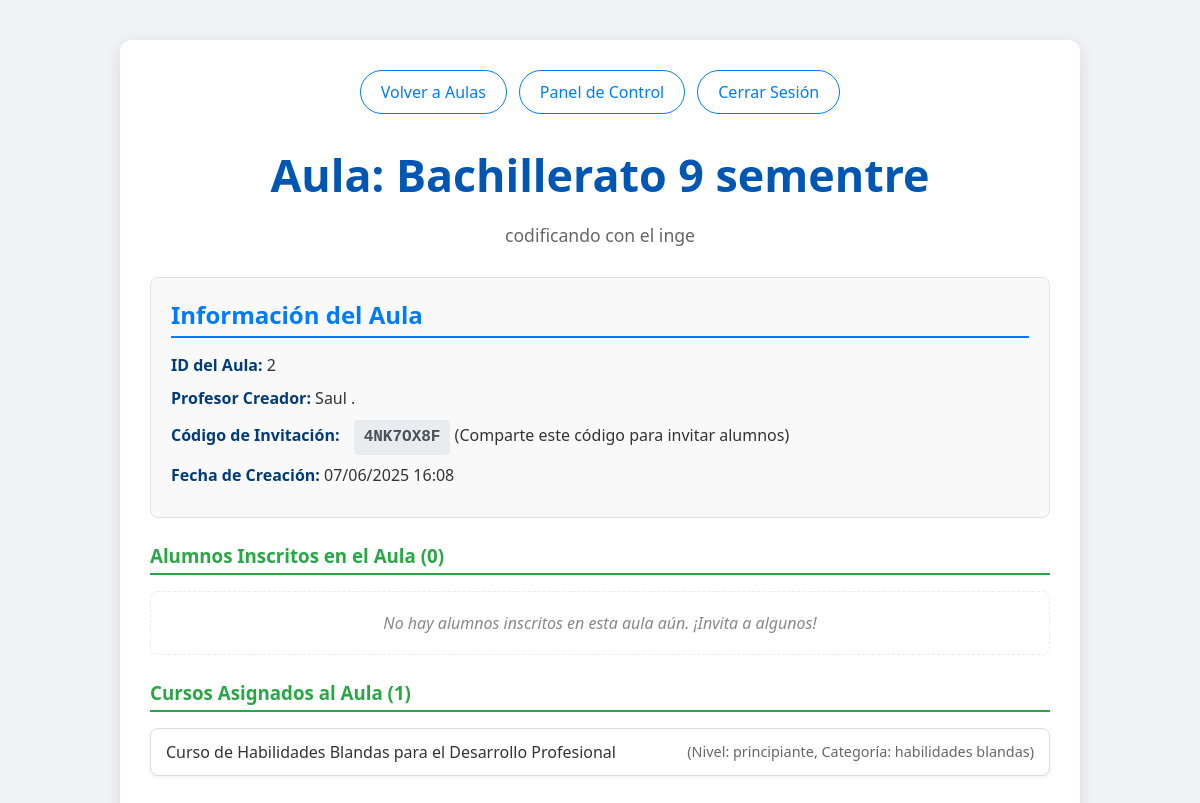
Page /paginas/aulas/ver_aula.php?id=2 (signed in) on the committed database.
### tables this page shows
CREATE TABLE `aulas` (
  `id_aula` int(11) NOT NULL,
  `nombre_aula` varchar(255) NOT NULL,
  `descripcion` text DEFAULT NULL,
  `id_profesor` int(11) NOT NULL,
  `codigo_invitacion` varchar(50) DEFAULT NULL,
  `fecha_creacion` datetime DEFAULT current_timestamp()
);

CREATE TABLE `usuarios` (
  `id_usuario` int(11) NOT NULL,
  `nombre` varchar(100) NOT NULL,
  `apellido` varchar(100) NOT NULL,
  `rol_usuario` varchar(50) NOT NULL DEFAULT 'alumno',
  `email` varchar(255) NOT NULL,
  `password_hash` varchar(255) NOT NULL,
  `google_id` varchar(255) DEFAULT NULL,
  `fecha_nacimiento` date DEFAULT NULL,
  `genero` enum('masculino','femenino','otro') DEFAULT NULL,
  `telefono` varchar(20) DEFAULT NULL,
  `direccion` text DEFAULT NULL,
  `avatar` varchar(255) DEFAULT NULL,
  `rol` enum('admin','profesor','alumno','padre') NOT NULL,
  `fecha_registro` datetime DEFAULT current_timestamp(),
  `ultimo_acceso` datetime DEFAULT NULL,
  `estado` enum('activo','inactivo','suspendido') DEFAULT 'activo',
  `token_recuperacion` varchar(255) DEFAULT NULL,
  `expiracion_token` datetime DEFAULT NULL,
  `password` varchar(255) NOT NULL
);

CREATE TABLE `cursos` (
  `id_curso` int(11) NOT NULL,
  `nombre_curso` varchar(100) NOT NULL,
  `descripcion` text DEFAULT NULL,
  `id_profesor` int(11) DEFAULT NULL,
  `nivel_dificultad` enum('principiante','intermedio','avanzado') DEFAULT NULL,
  `categoria` varchar(50) DEFAULT NULL,
  `imagen_portada` varchar(255) DEFAULT NULL,
  `fecha_creacion` datetime DEFAULT current_timestamp(),
  `estado` enum('activo','inactivo','en_edicion') DEFAULT 'activo',
  `precio` decimal(10,2) DEFAULT 0.00
);

### paginas/aulas/ver_aula.php (the view, shortened to what this page needs)
<?php
include_once '../../includes/db.php';
$aula = null;
$alumnos_aula = [];
$cursos_aula = [];
$mensaje_error = '';
if (isset($_GET['id']) && is_numeric($_GET['id'])) {
    $id_aula = (int)$_GET['id'];
    $sql_aula = "SELECT a.id_aula, a.nombre_aula, a.descripcion, a.codigo_invitacion, a.fecha_creacion,
                        a.id_profesor, u.nombre AS nombre_profesor, u.apellido AS apellido_profesor
                 FROM aulas a
                 INNER JOIN usuarios u ON a.id_profesor = u.id_usuario
                 WHERE a.id_aula = ?";
    $stmt_aula = $conexion->prepare($sql_aula);
    $stmt_aula->bind_param("i", $id_aula);
    $stmt_aula->execute();
    $resultado_aula = $stmt_aula->get_result();
    if ($resultado_aula->num_rows > 0) {
        $aula = $resultado_aula->fetch_assoc();
        $sql_cursos = "SELECT c.id_curso, c.nombre_curso, c.nivel_dificultad, c.categoria
                       FROM aula_cursos ac
                       INNER JOIN cursos c ON ac.id_curso = c.id_curso
                       WHERE ac.id_aula = ?";
        $stmt_cursos = $conexion->prepare($sql_cursos);
        $stmt_cursos->bind_param("i", $id_aula);
        $stmt_cursos->execute();
        $resultado_cursos = $stmt_cursos->get_result();
        while ($fila_curso = $resultado_cursos->fetch_assoc()) {
            $cursos_aula[] = $fila_curso;
        }
    } else {
        $mensaje_error = "Aula no encontrada.";
    }
} else {
    $mensaje_error = "ID de aula no especificado o inválido.";
}
?>
<!DOCTYPE html>
<html lang="es">
<head>
</head>
<body>
    <div class="container">
        <div class="navegacion">
            <a href="<?php echo RUTA_BASE; ?>paginas/aulas/listar_aulas.php">Volver a Aulas</a>
            <a href="<?php echo RUTA_BASE; ?>dashboard.php">Panel de Control</a>
            <a href="<?php echo RUTA_BASE; ?>cerrar_sesion.php">Cerrar Sesión</a>
        </div>
        <?php if ($mensaje_error): ?>
            <p class="mensaje-error"><?php echo $mensaje_error; ?></p>
        <?php elseif ($aula): ?>
            <div class="header">
                <h1>Aula: <?php echo htmlspecialchars($aula['nombre_aula']); ?></h1>
                <p><?php echo nl2br(htmlspecialchars($aula['descripcion'] ?? 'No hay descripción para esta aula.')); ?></p>
            </div>
            <div class="info-section">
                <h2>Información del Aula</h2>
                <p><strong>ID del Aula:</strong> <?php echo htmlspecialchars($aula['id_aula']); ?></p>
                <p>
                    <strong>Profesor Creador:</strong>
                    <?php echo htmlspecialchars($aula['nombre_profesor'] . ' ' . $aula['apellido_profesor']); ?>
                </p>
                <p>
                    <strong>Código de Invitación:</strong>
                    <span class="codigo-invitacion"><?php echo htmlspecialchars($aula['codigo_invitacion'] ?? 'N/A'); ?></span>
                    (Comparte este código para invitar alumnos)
                </p>
                <p><strong>Fecha de Creación:</strong> <?php echo date('d/m/Y H:i', strtotime($aula['fecha_creacion'])); ?></p>
            </div>
            <div class="list-section">
                <h3>Alumnos Inscritos en el Aula (<?php echo count($alumnos_aula); ?>)</h3>
                <?php if (!empty($alumnos_aula)): ?>
                    <ul>
                        <?php foreach ($alumnos_aula as $alumno): ?>
                            <li>
                                <span><?php echo htmlspecialchars($alumno['nombre'] . ' ' . $alumno['apellido']); ?></span>
                                <span class="detail">(<?php echo htmlspecialchars($alumno['email']); ?>)</span>
                                </li>
                        <?php endforeach; ?>
                    </ul>
                <?php else: ?>
                    <p class="no-items">No hay alumnos inscritos en esta aula aún. ¡Invita a algunos!</p>
                <?php endif; ?>
            </div>
            <div class="list-section">
                <h3>Cursos Asignados al Aula (<?php echo count($cursos_aula); ?>)</h3>
                <?php if (!empty($cursos_aula)): ?>
                    <ul>
                        <?php foreach ($cursos_aula as $curso): ?>
                            <li>
                                <span><?php echo htmlspecialchars($curso['nombre_curso']); ?></span>
                                <span class="detail">(Nivel: <?php echo htmlspecialchars($curso['nivel_dificultad']); ?>, Categoría: <?php echo htmlspecialchars($curso['categoria']); ?>)</span>
                                </li>
                        <?php endforeach; ?>
                    </ul>
                <?php else: ?>
                    <p class="no-items">No hay cursos asignados a esta aula. ¡Asigna algunos!</p>
                <?php endif; ?>
            </div>
        <?php endif; ?>
    </div>
</body>
</html>

### paginas/aulas/ver_aula.php (style rules this page uses)
body { font-family: 'Segoe UI', Tahoma, Geneva, Verdana, sans-serif; margin: 0; padding: 20px; background-color: #f0f2f5; color: #333; }
.container { max-width: 900px; margin: 20px auto; padding: 30px; background-color: #ffffff; border-radius: 12px; box-shadow: 0 4px 15px rgba(0,0,0,0.1); }
.header { text-align: center; margin-bottom: 30px; }
.header h1 { color: #0056b3; font-size: 2.8em; margin-bottom: 10px; }
.header p { color: #666; font-size: 1.1em; }
.navegacion { margin-bottom: 30px; text-align: center; display: flex; justify-content: center; flex-wrap: wrap; gap: 12px; }
.navegacion a { text-decoration: none; color: #007bff; padding: 10px 20px; border: 1px solid #007bff; border-radius: 25px; transition: background-color 0.3s ease, color 0.3s ease, transform 0.2s ease; font-weight: 500; white-space: nowrap; }
.info-section { background-color: #f9f9f9; padding: 20px; border-radius: 8px; margin-bottom: 25px; border: 1px solid #e0e0e0; }
.info-section h2 { color: #007bff; margin-top: 0; margin-bottom: 15px; border-bottom: 2px solid #007bff; padding-bottom: 5px; }
.info-section p { margin: 8px 0; line-height: 1.6; }
.info-section strong { color: #003b7a; }
.codigo-invitacion { font-family: 'Courier New', Courier, monospace; background-color: #e9ecef; padding: 5px 10px; border-radius: 4px; font-weight: bold; color: #495057; display: inline-block; margin-left: 10px; }
.list-section { margin-bottom: 25px; }
.list-section h3 { color: #28a745; margin-bottom: 15px; border-bottom: 2px solid #28a745; padding-bottom: 5px; }
.list-section ul { list-style: none; padding: 0; }
.list-section li { background-color: #fff; border: 1px solid #ddd; border-radius: 8px; margin-bottom: 10px; padding: 12px 15px; display: flex; justify-content: space-between; align-items: center; box-shadow: 0 2px 5px rgba(0,0,0,0.05); transition: transform 0.2s; }
.list-section li span { font-weight: 500; color: #333; }
.list-section li .detail { color: #666; font-size: 0.9em; }
.no-items { text-align: center; color: #888; font-style: italic; padding: 20px; background-color: #fefefe; border: 1px dashed #e9ecef; border-radius: 8px; }

### rows in the picture
aulas: nombre_aula "Bachillerato 9 sementre", descripcion "codificando con el inge", id_aula "2", id_profesor.apellido "Saul .", codigo_invitacion "4NK7OX8F", fecha_creacion "07/06/2025 16:08"
cursos: nombre_curso "Curso de Habilidades Blandas para el Desarrollo Profesional", nivel_dificultad "principiante", categoria "habilidades blandas"

### other values in the picture
count($alumnos_aula) "0"
count($cursos_aula) "1"
